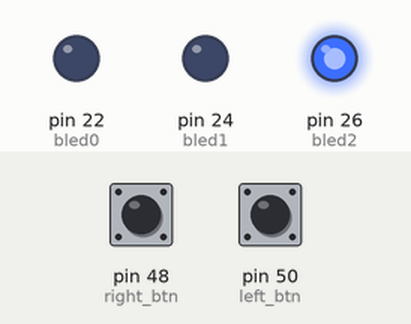
Recording of a sketch running on a simulated Arduino Mega 2560, built with avr-gcc and run on an emulated ATmega2560. On the bench: output pins drawn as LEDs (lit = HIGH). Inputs (shaded band) come from the test bench; at power-on: pin 48 (right_btn) HIGH, pin 50 (left_btn) HIGH.

Above: at 1.2 s.
1.3 s: pin 48 (right_btn) pulled LOW for 0.15 s
At 2.6 s:
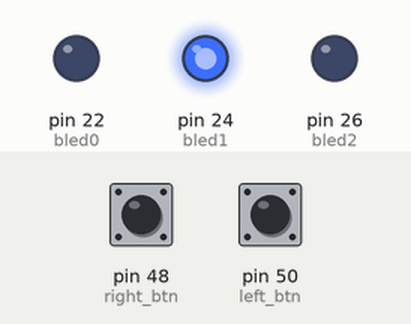
2.9 s: pin 48 (right_btn) pulled LOW for 1 s
At 4.0 s:
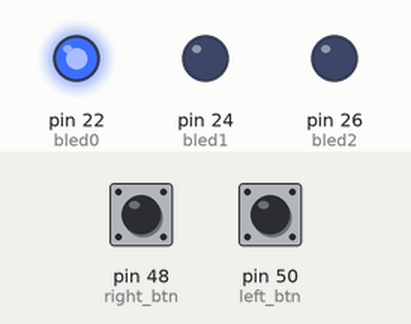
5.4 s: pin 50 (left_btn) pulled LOW for 0.15 s
At 5.9 s:
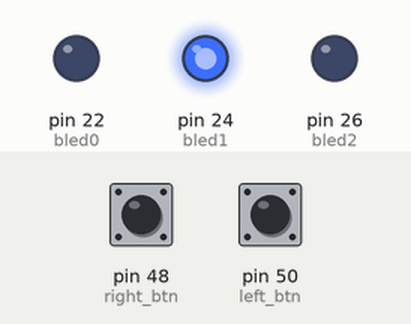
7.0 s: pin 50 (left_btn) pulled LOW for 1 s
At 8.3 s:
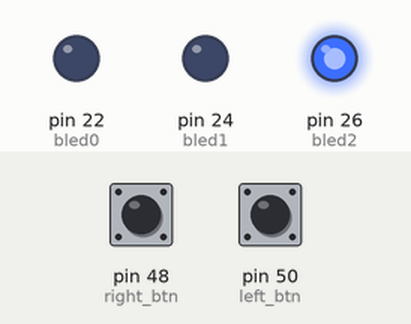
Timing chart, 0 to 10.0 s (numbered marks = the images above; inputs shaded):
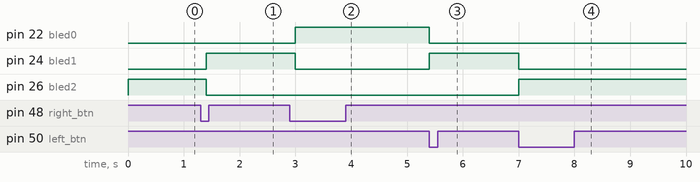

Measured:
- after the input at 1.3 s, pin 24 (bled1): LOW → HIGH after 0.10 s; pin 26 (bled2): HIGH → LOW after 0.10 s
- after the input at 2.9 s, pin 22 (bled0): LOW → HIGH after 0.10 s; pin 24 (bled1): HIGH → LOW after 0.10 s
- after the input at 5.4 s, pin 22 (bled0): HIGH → LOW at once; pin 24 (bled1): LOW → HIGH at once
- after the input at 7.0 s, pin 24 (bled1): HIGH → LOW at once; pin 26 (bled2): LOW → HIGH at once

The sketch:

Testing_TaskScheduler.ino
```cpp
//TASK SCHEDULER
typedef struct task {
  int state;
  unsigned long period;
  unsigned long prev_time;
  int (*TickFct)(int );
} task;

const unsigned char task_num = 1;
const unsigned long periodGCD = 100; //periodGCD
const unsigned long SS_period = 200;

task tasks[task_num]; //array of tasks


//SELECT SPICE VARIABLES

//use buttons as arrow keys to select a spice (indicated by leds)
//connect to led pins (output to show which spice is selected)
const int bled2 = 26, bled1 = 24, bled0 = 22;
unsigned char spice = 0x04;

//connect to button (arrow key inputs)
const int right_btn = 48, left_btn = 50;

//SELECT SPICE SM
enum SelectSpiceSM_states {SS_Start, SS_Wait, SS_Right, SS_Left} SS_state;

int SelectSpiceSM_Tick(int state) {
  //get inputs
  bool right_btn_val = (digitalRead(right_btn) == LOW); //PULLUP BTN -> LOW = BTN PRESSED
  bool left_btn_val = (digitalRead(left_btn) == LOW); //PULLUP BTN -> LOW BTN_PRESSED
  //transition
  switch(state) {
    case SS_Start:
      state = SS_Wait;
      spice = 0x04;
      break;

    case SS_Wait:
      if(right_btn_val && !left_btn_val) {
        state = SS_Right;

        if (spice > 0x01) {
          spice = spice >> 1;
        }
      }
      else if (!right_btn_val && left_btn_val) {
        state = SS_Left;

        if (spice < 0x04) {
          spice = spice << 1;
        }
      }
      else {
        state = SS_Wait;
      }
      break;

    case SS_Right:
      if (right_btn_val) {
        state = SS_Right;
      }
      else {
        state = SS_Wait;
      }
      break;

    case SS_Left:
      if (left_btn_val) {
        state = SS_Left;
      }
      else {
        state = SS_Wait;
      }
      break;

    default:
      state = SS_Start;
      break;

  }

  //action
  switch(state) {
    case SS_Wait:
      break;

    case SS_Right:
      break;

    case SS_Left:
      break;

    default:
      break;

  }

  if (spice == 0x04) {
    digitalWrite(bled2, HIGH);
    digitalWrite(bled1, LOW);
    digitalWrite(bled0, LOW);
  }
  else if (spice == 0x02) {
    digitalWrite(bled2, LOW);
    digitalWrite(bled1, HIGH);
    digitalWrite(bled0, LOW);
  }
  else if (spice == 0x01) {
    digitalWrite(bled2, LOW);
    digitalWrite(bled1, LOW);
    digitalWrite(bled0, HIGH);
  }

  return state;
}

void setup() {
  // put your setup code here, to run once:

  //Serial monitor - (for debugging)
  Serial.begin(9600);

  //led outputs
  pinMode(bled2, OUTPUT);
  pinMode(bled1, OUTPUT);
  pinMode(bled0, OUTPUT);

  //btn inputs
  pinMode(right_btn, INPUT_PULLUP);
  pinMode(left_btn, INPUT_PULLUP);

  //initialize led outpus
  digitalWrite(bled2, HIGH);
  digitalWrite(bled1, LOW);
  digitalWrite(bled0, LOW);

  //initialze tasks
  tasks[0].state = SS_Start;
  tasks[0].period = SS_period;
  tasks[0].prev_time = -(tasks[0].prev_time); //set to negative of the period to allow task to execute during starting up ( millis() - (-taskperiod) => 0 + taskperiod = elapsedtime
  tasks[0].TickFct = &SelectSpiceSM_Tick;
}


void loop() {
  // put your main code here, to run repeatedly:
  unsigned char i;
  unsigned long current_time;
  for (i = 0; i < task_num; i++) {
    current_time = millis();
    if ( (current_time - tasks[i].prev_time) >= tasks[i].period ) { //check elasped time > period
      tasks[i].state = tasks[i].TickFct(tasks[i].state);
      tasks[i].prev_time = current_time;  //set previous time to current time
    }
  }
}
```
